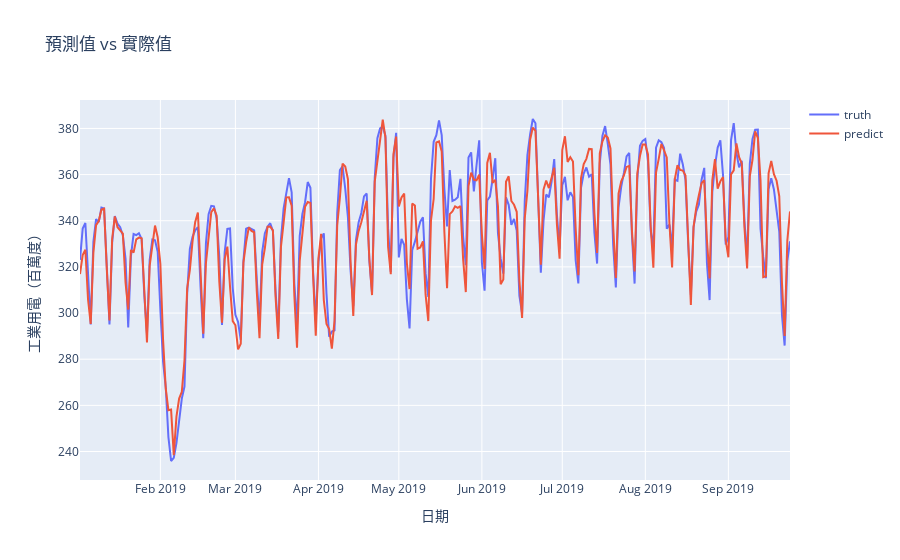

Source (notebook cell):
### Code cell
truth = df_predictRange['truth']
pred = df_predictRange['rowsMean']

calcError(truth, pred)
ground_truth = go.Scatter(x=date_range, y=truth, name='truth')
predict_answer = go.Scatter(x=date_range, y=pred, name='predict')
layout = go.Layout(
    title = '預測值 vs 實際值',
    xaxis = dict(title = '日期'),
    yaxis = dict(title = '工業用電（百萬度）')
)
fig = go.Figure(data=[ground_truth, predict_answer], layout=layout)
iplot(fig)

### Figure 1 — Plotly figure (JSON) as saved in the notebook; plotly's stock layout.template omitted (floating-point values rounded to 4 significant figures; data arrays with more than 128 entries replaced by an {"elided": "..."} marker saying what was removed)
{"data": [{"name": "truth", "type": "scatter", "x": {"elided": "266 str values"}, "y": {"elided": "266 float values"}}, {"name": "predict", "type": "scatter", "x": {"elided": "266 str values"}, "y": {"elided": "266 float values"}}], "layout": {"title": {"text": "預測值 vs 實際值"}, "xaxis": {"title": {"text": "日期"}}, "yaxis": {"title": {"text": "工業用電（百萬度）"}}}}
